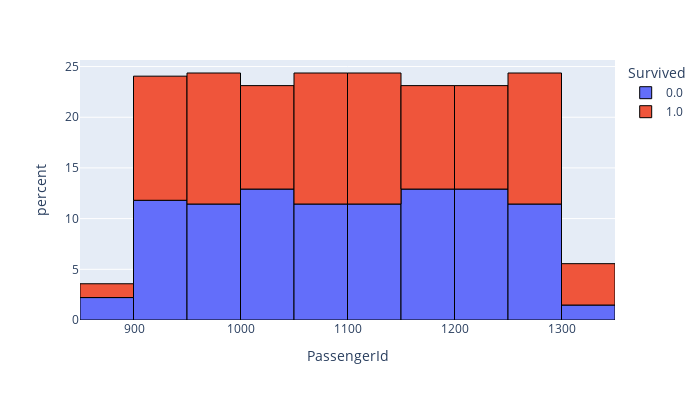
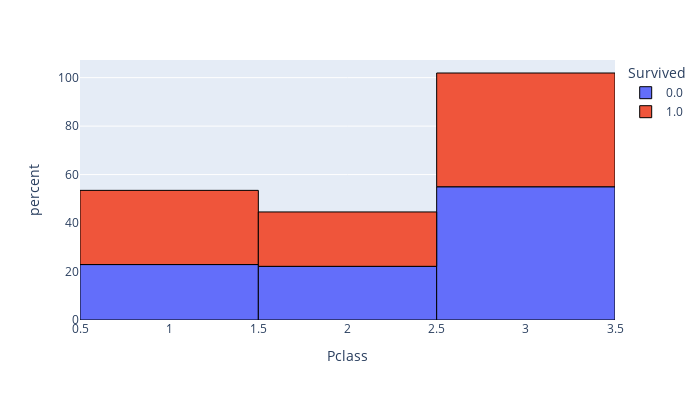
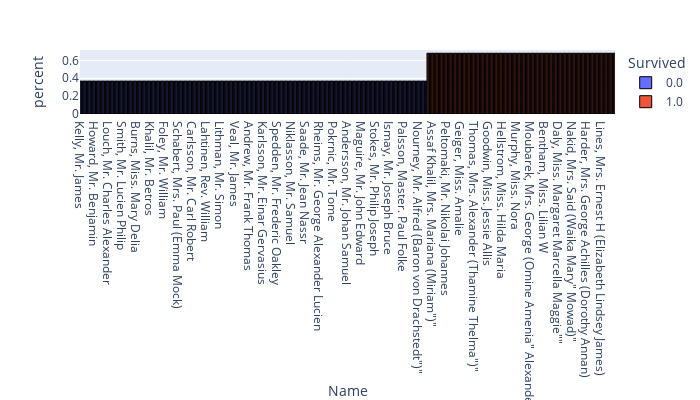
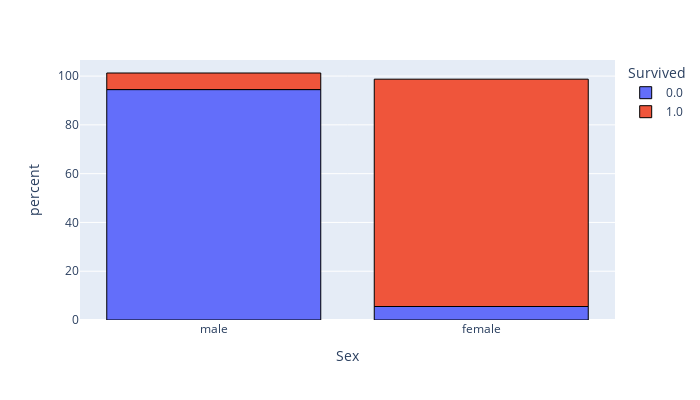

Notebook code cell kept with these figures, in order:
### Markdown cell above
# RELAÇÃO ENTRE DADOS CATEGÓRICOS
O nosso alvo é a coluna "Survived", ou seja, quem sobreviveu ao evento. Como essa coluna é categórica, precisamos tratar os dados de forma categórica

- Encontrando a relação de cada coluna com "Survived"

### Code cell
for coluna in df.columns:
    grafico = px.histogram(df, x=coluna, color='Survived', histnorm='percent', width=700, height=400)
    grafico.update_traces(marker_line_width=1, marker_line_color="black")
    grafico.show()

### Figure 1 — Plotly figure (JSON) as saved in the notebook; plotly's stock layout.template omitted (floating-point values rounded to 4 significant figures; data arrays with more than 128 entries replaced by an {"elided": "..."} marker saying what was removed)
{"data": [{"alignmentgroup": "True", "bingroup": "x", "histnorm": "percent", "hovertemplate": "Survived=0.0<br>PassengerId=%{x}<br>percent=%{y}<extra></extra>", "legendgroup": "0.0", "marker": {"color": "#636efa", "line": {"color": "black", "width": 1}, "pattern": {"shape": ""}}, "name": "0.0", "offsetgroup": "0.0", "orientation": "v", "showlegend": true, "type": "histogram", "x": {"elided": "271 int values"}, "xaxis": "x", "yaxis": "y"}, {"alignmentgroup": "True", "bingroup": "x", "histnorm": "percent", "hovertemplate": "Survived=1.0<br>PassengerId=%{x}<br>percent=%{y}<extra></extra>", "legendgroup": "1.0", "marker": {"color": "#EF553B", "line": {"color": "black", "width": 1}, "pattern": {"shape": ""}}, "name": "1.0", "offsetgroup": "1.0", "orientation": "v", "showlegend": true, "type": "histogram", "x": {"elided": "147 int values"}, "xaxis": "x", "yaxis": "y"}], "layout": {"barmode": "relative", "height": 400, "legend": {"title": {"text": "Survived"}, "tracegroupgap": 0}, "margin": {"t": 60}, "width": 700, "xaxis": {"anchor": "y", "domain": [0, 1], "title": {"text": "PassengerId"}}, "yaxis": {"anchor": "x", "domain": [0, 1], "title": {"text": "percent"}}}}

### Figure 2 — Plotly figure (JSON) as saved in the notebook; plotly's stock layout.template omitted (floating-point values rounded to 4 significant figures; data arrays with more than 128 entries replaced by an {"elided": "..."} marker saying what was removed)
{"data": [{"alignmentgroup": "True", "bingroup": "x", "histnorm": "percent", "hovertemplate": "Survived=0.0<br>Pclass=%{x}<br>percent=%{y}<extra></extra>", "legendgroup": "0.0", "marker": {"color": "#636efa", "line": {"color": "black", "width": 1}, "pattern": {"shape": ""}}, "name": "0.0", "offsetgroup": "0.0", "orientation": "v", "showlegend": true, "type": "histogram", "x": {"elided": "271 int values"}, "xaxis": "x", "yaxis": "y"}, {"alignmentgroup": "True", "bingroup": "x", "histnorm": "percent", "hovertemplate": "Survived=1.0<br>Pclass=%{x}<br>percent=%{y}<extra></extra>", "legendgroup": "1.0", "marker": {"color": "#EF553B", "line": {"color": "black", "width": 1}, "pattern": {"shape": ""}}, "name": "1.0", "offsetgroup": "1.0", "orientation": "v", "showlegend": true, "type": "histogram", "x": {"elided": "147 int values"}, "xaxis": "x", "yaxis": "y"}], "layout": {"barmode": "relative", "height": 400, "legend": {"title": {"text": "Survived"}, "tracegroupgap": 0}, "margin": {"t": 60}, "width": 700, "xaxis": {"anchor": "y", "domain": [0, 1], "title": {"text": "Pclass"}}, "yaxis": {"anchor": "x", "domain": [0, 1], "title": {"text": "percent"}}}}

### Figure 3 — Plotly figure (JSON) as saved in the notebook; plotly's stock layout.template omitted (floating-point values rounded to 4 significant figures; data arrays with more than 128 entries replaced by an {"elided": "..."} marker saying what was removed)
{"data": [{"alignmentgroup": "True", "bingroup": "x", "histnorm": "percent", "hovertemplate": "Survived=0.0<br>Name=%{x}<br>percent=%{y}<extra></extra>", "legendgroup": "0.0", "marker": {"color": "#636efa", "line": {"color": "black", "width": 1}, "pattern": {"shape": ""}}, "name": "0.0", "offsetgroup": "0.0", "orientation": "v", "showlegend": true, "type": "histogram", "x": {"elided": "271 str values"}, "xaxis": "x", "yaxis": "y"}, {"alignmentgroup": "True", "bingroup": "x", "histnorm": "percent", "hovertemplate": "Survived=1.0<br>Name=%{x}<br>percent=%{y}<extra></extra>", "legendgroup": "1.0", "marker": {"color": "#EF553B", "line": {"color": "black", "width": 1}, "pattern": {"shape": ""}}, "name": "1.0", "offsetgroup": "1.0", "orientation": "v", "showlegend": true, "type": "histogram", "x": {"elided": "147 str values"}, "xaxis": "x", "yaxis": "y"}], "layout": {"barmode": "relative", "height": 400, "legend": {"title": {"text": "Survived"}, "tracegroupgap": 0}, "margin": {"t": 60}, "width": 700, "xaxis": {"anchor": "y", "domain": [0, 1], "title": {"text": "Name"}}, "yaxis": {"anchor": "x", "domain": [0, 1], "title": {"text": "percent"}}}}

### Figure 4 — Plotly figure (JSON) as saved in the notebook; plotly's stock layout.template omitted (floating-point values rounded to 4 significant figures; data arrays with more than 128 entries replaced by an {"elided": "..."} marker saying what was removed)
{"data": [{"alignmentgroup": "True", "bingroup": "x", "histnorm": "percent", "hovertemplate": "Survived=0.0<br>Sex=%{x}<br>percent=%{y}<extra></extra>", "legendgroup": "0.0", "marker": {"color": "#636efa", "line": {"color": "black", "width": 1}, "pattern": {"shape": ""}}, "name": "0.0", "offsetgroup": "0.0", "orientation": "v", "showlegend": true, "type": "histogram", "x": {"elided": "271 str values"}, "xaxis": "x", "yaxis": "y"}, {"alignmentgroup": "True", "bingroup": "x", "histnorm": "percent", "hovertemplate": "Survived=1.0<br>Sex=%{x}<br>percent=%{y}<extra></extra>", "legendgroup": "1.0", "marker": {"color": "#EF553B", "line": {"color": "black", "width": 1}, "pattern": {"shape": ""}}, "name": "1.0", "offsetgroup": "1.0", "orientation": "v", "showlegend": true, "type": "histogram", "x": {"elided": "147 str values"}, "xaxis": "x", "yaxis": "y"}], "layout": {"barmode": "relative", "height": 400, "legend": {"title": {"text": "Survived"}, "tracegroupgap": 0}, "margin": {"t": 60}, "width": 700, "xaxis": {"anchor": "y", "domain": [0, 1], "title": {"text": "Sex"}}, "yaxis": {"anchor": "x", "domain": [0, 1], "title": {"text": "percent"}}}}
